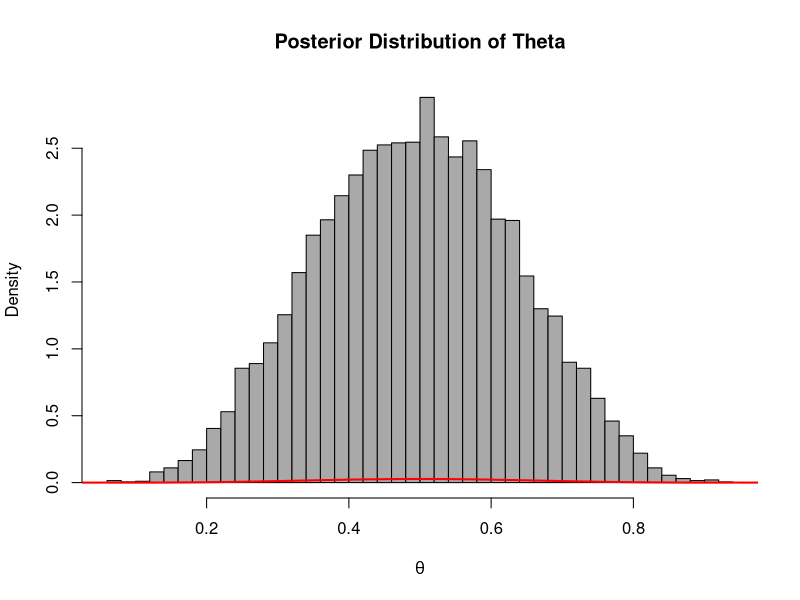
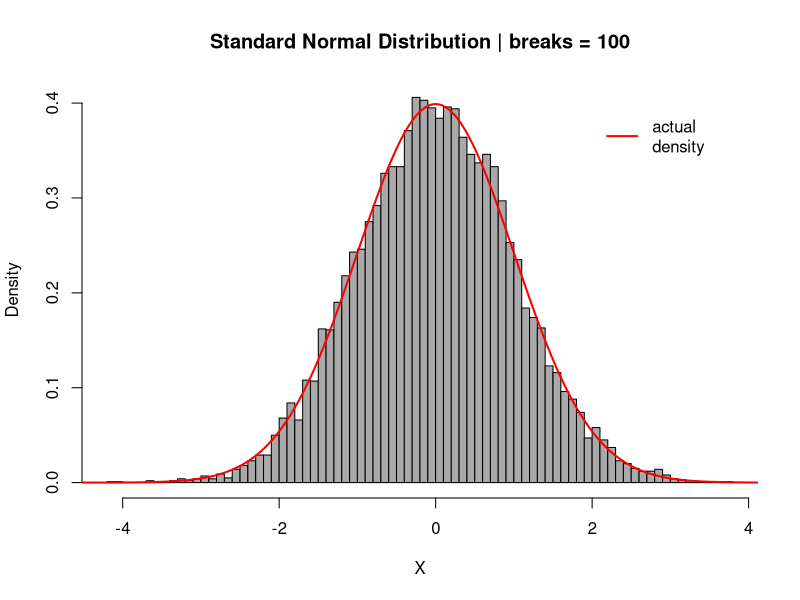
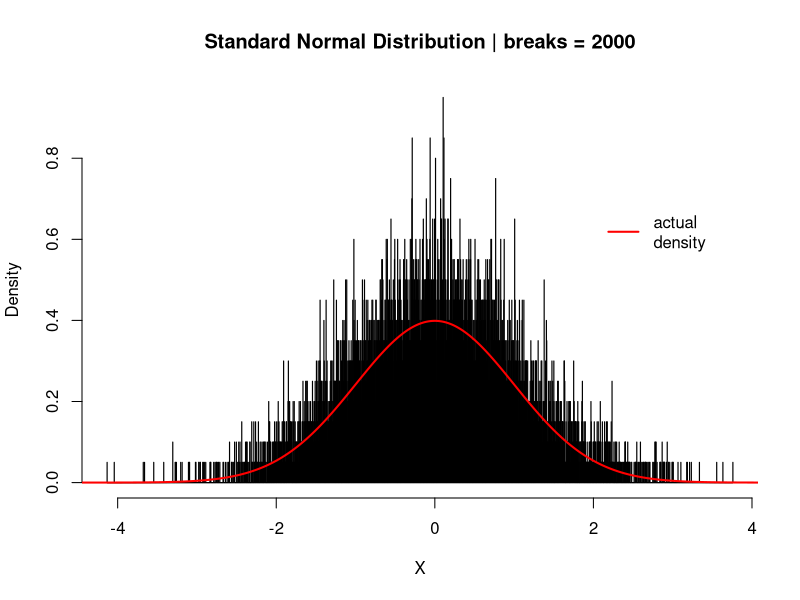

The R script that drew these images, in order:
remove(list=ls())

# simple grid approx example

theta <- seq(0,1,by=0.01)
lik <- dbinom(5, 10, theta)
prior <- dunif(theta, 0, 1)
post <- lik * prior / sum(lik * prior)
samples <- sample(theta, size = 1e4, replace = TRUE, prob = post)

# samples from posterior
hist(samples, col = "darkgrey", border = T, freq = F, breaks = 50,
     main = "Posterior Distribution of Theta", xlab = expression(theta))
# posterior distribution
lines(theta, post, col = "red", lwd = 2)

# looking at norm the histogram will match for certain break values (e.g. 100).

x <- rnorm(1e4, 0, 1)

hist(x, col = "darkgrey", border = T, breaks = 100, freq = F,
     main = "Standard Normal Distribution | breaks = 100", xlab = "X")
lines(seq(-6,6,by=0.01),dnorm(seq(-6,6,by=0.01), 0, 1), col = "red", lwd = 2)
legend(2, 0.4, "actual\ndensity", col = "red", lwd = 2, lty = 1, bty = "n")


hist(x, col = "darkgrey", border = T, breaks = 3000, freq = F,
     main = "Standard Normal Distribution | breaks = 2000", xlab = "X")
lines(seq(-6,6,by=0.01),dnorm(seq(-6,6,by=0.01), 0, 1), col = "red", lwd = 2)
legend(2, 0.7, "actual\ndensity", col = "red", lwd = 2, lty = 1, bty = "n")

